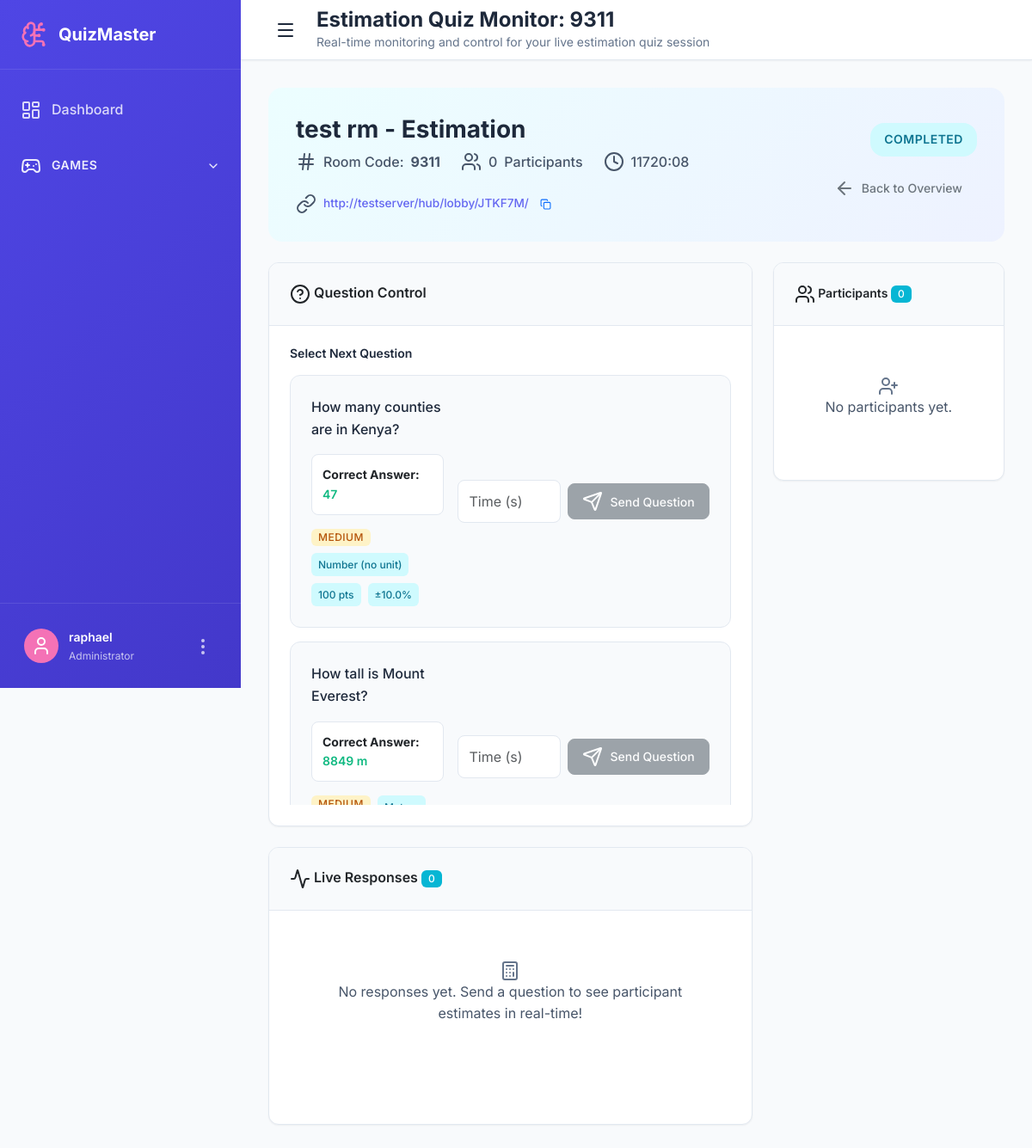
Before: /admin-dashboard/estimation/9311/monitor/ (signed in) with the older database file.
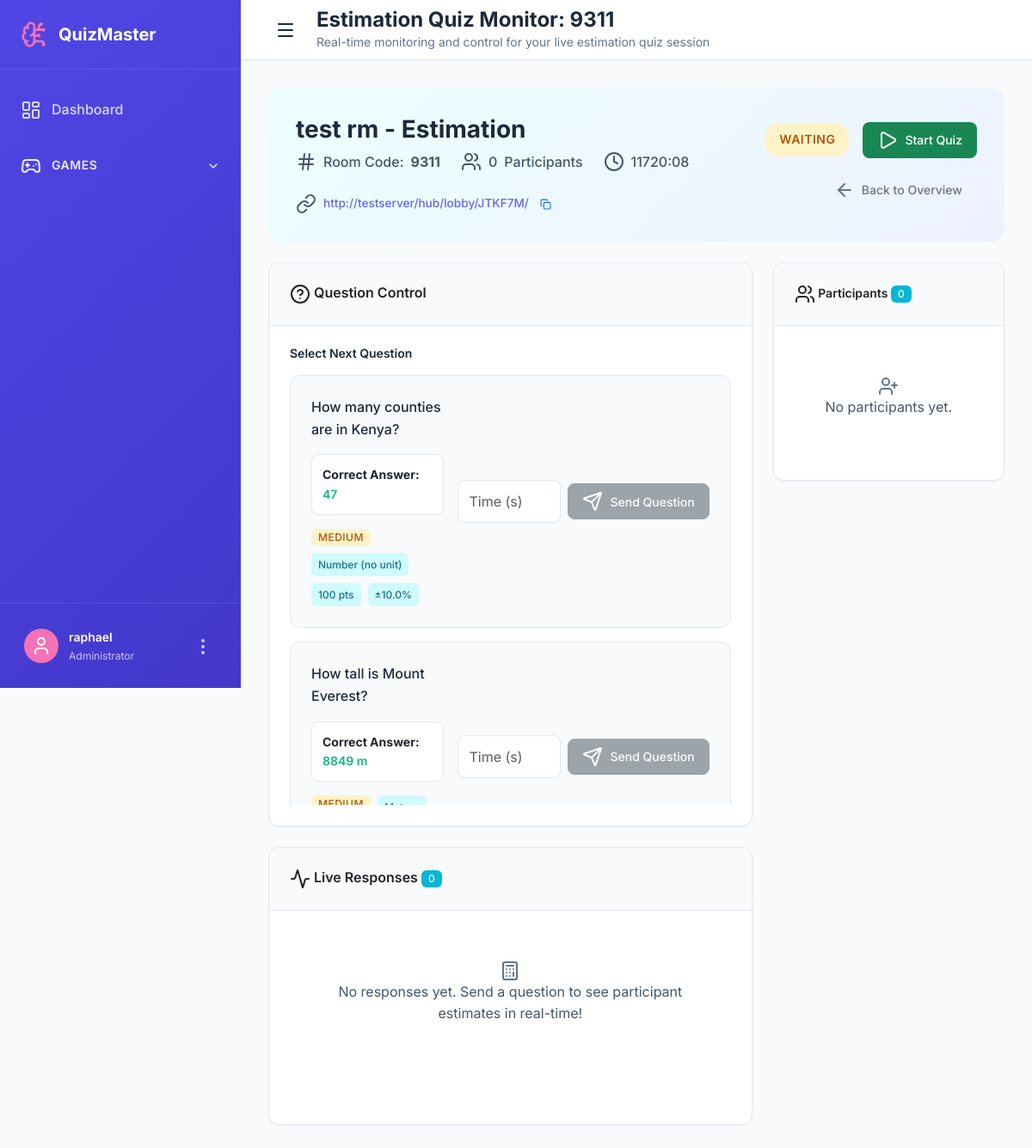
After: the same page with the newer database file.
### Estimation/models.py (models this page shows, shortened)
class EstimationQuiz(SyncBase):
    STATUS_CHOICES = [
        ('waiting', 'Waiting'),
        ('active', 'Active'),
        ('completed', 'Completed'),
        ('cancelled', 'Cancelled'),
    ]
    title = models.CharField(max_length=200, default="Estimation Quiz")
    room_code = models.CharField(max_length=4, unique=True, blank=True)
    creator = models.ForeignKey(User, on_delete=models.CASCADE, related_name='created_estimation_quizzes')
    status = models.CharField(max_length=20, choices=STATUS_CHOICES, default='waiting')
    created_at = models.DateTimeField(auto_now_add=True)
    started_at = models.DateTimeField(null=True, blank=True)
    ended_at = models.DateTimeField(null=True, blank=True)
    current_question = models.ForeignKey('EstimationQuestion', on_delete=models.SET_NULL, null=True, blank=True, related_name='current_in_estimation_quiz')
    question_start_time = models.DateTimeField(null=True, blank=True)
    max_participants = models.IntegerField(default=50)
    selected_questions = models.ManyToManyField('EstimationQuestion', blank=True, related_name='quizzes')
    SCORING_CHOICES = [
        ('tolerance', 'Tolerance Mode'),
        ('rank', 'Rank Mode'),
    ]
    scoring_mode = models.CharField(max_length=16, choices=SCORING_CHOICES, default='tolerance')
    class Meta:
        ordering = ['-created_at']

### admin_dashboard/views.py (the view)
# urls.py: path('estimation/<str:room_code>/monitor/', views.estimation_monitor, name='estimation_monitor'),
@admin_required
def estimation_monitor(request, room_code):
    hub_session = request.GET.get('hub_session')
    quiz = get_object_or_404(EstimationQuiz, room_code=room_code)
    if not request.user.is_superuser and quiz.creator != request.user:
        return redirect('admin_dashboard:estimation_management')
    participants = quiz.participants.all().filter(hub_session_code=hub_session).order_by('-total_score', 'name')
    if quiz.selected_questions.exists():
        available_questions = quiz.selected_questions.all().order_by('-created_at')
    else:
        available_questions = EstimationQuestion.objects.filter(created_by=request.user, is_active=True).order_by('-created_at')
    quiz_session, created = EstimationSession.objects.get_or_create(quiz=quiz)
    context = {
        'quiz': quiz,
        'participants': participants,
        'participant_count': participants.count(),
        'available_questions': available_questions,
        'quiz_session': quiz_session,
        'lobby_url': _get_lobby_url(request, room_code),
    }
    return render(request, 'admin_dashboard/estimation_monitor.html', context)

### Estimation/models.py (called while the page is built)
    def format_number(self, number):
        if number == int(number):
            return str(int(number))
        return f"{number:.2f}".rstrip('0').rstrip('.')

    def get_formatted_correct_answer(self):
        formatted_number = self.format_number(self.correct_answer)
        unit_text = self.get_unit_display_text()
        if self.unit in ['dollars', 'euros']:
            return f"{unit_text}{formatted_number}"
        elif unit_text:
            return f"{formatted_number} {unit_text}"
        else:
            return formatted_number

### admin_dashboard/views.py (called while the page is built)
def is_admin(user):
    return user.is_authenticated and (user.is_staff or user.is_superuser)

def _get_lobby_url(request, room_code):
    step = HubGameStep.objects.filter(room_code=room_code).select_related('session').first()
    if step:
        return f"{request.scheme}://{request.get_host()}/hub/lobby/{step.session.code}/"
    return None

### templates/admin_dashboard/estimation_monitor.html (shortened to what the changed rows need)
{% extends "admin_dashboard/base.html" %}
{% block page_title %}Estimation Quiz Monitor: {{ quiz.room_code }}{% endblock %}
{% block page_subtitle %}Real-time monitoring and control for your live estimation quiz session{% endblock %}
{% block content %}
<div class="estimation-monitor-content">
    <div class="quiz-status-header mb-4">
        <div class="row align-items-center">
            <div class="col-md-8">
                <div class="quiz-info">
                    <h2 class="quiz-title">{{ quiz.title }}</h2>
                    <div class="quiz-meta">
                        <span class="meta-item">
                            <i data-lucide="hash"></i>
                            Room Code: <strong>{{ quiz.room_code }}</strong>
                        </span>
                        <span class="meta-item">
                        </span>
                        <span class="meta-item">
                        </span>
                        {% if lobby_url %}
                        <span class="meta-item">
                        </span>
                        {% endif %}
                    </div>
                </div>
            </div>
            <div class="col-md-4 text-md-end">
                <div class="quiz-controls">
                    <span class="status-badge status-{{ quiz.status }}">
                        {{ quiz.get_status_display }}
                    </span>
                    {% if quiz.status == 'waiting' %}
                        <button class="btn btn-success" id="startQuizBtn">
                            <i data-lucide="play"></i>
                            Start Quiz
                        </button>
                    {% elif quiz.status == 'active' %}
                        <button class="btn btn-warning" id="endQuizBtn">
                            <i data-lucide="square"></i>
                            End Quiz
                        </button>
                    {% endif %}
                    <button class="btn btn-outline-secondary" id="backToHubBtn">
                        <i data-lucide="arrow-left"></i>
                        Back to Overview
                    </button>
                </div>
            </div>
        </div>
    </div>
</div>
{% endblock %}

Changed rows visible on the page:
changed EstimationQuiz "test rm - Estimation": status "COMPLETED" → "WAITING"
Other visible differences:
text now shown: "Start Quiz"
